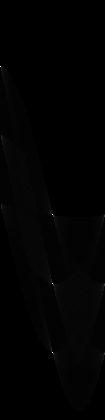
%> input picture ps1/output/ps1-2-a-1.png, 105 x 420 px, shrunk from 180 x 723 before the run, given in place of ps1-input0.png, which was not available
$ octave ps1.m   (GNU Octave 9; MATLAB toolbox functions it lacks are replaced by stand-ins)
%> lines starting %> are read from the running program, lines starting %| are printed output that depends on the picture; in (x1, y1, x2, y2) boxes, pixels count from 0 and x2, y2 are one past the last pixel; in counts of white or black regions, pixels touching at a corner belong together; the program's own positions count from 1; pictures that were not available may be replaced by others from this repository, and a replacement may not be noted
### ps1/hough_lines_acc.m
function [H, theta, rho] = hough_lines_acc(BW, varargin)
    % Compute Hough accumulator array for finding lines.
    %
    % BW: Binary (black and white) image containing edge pixels
    % RhoResolution (optional): Difference between successive rho values, in pixels
    % Theta (optional): Vector of theta values to use, in degrees
    %
    % Please see the Matlab documentation for hough():
    % http://www.mathworks.com/help/images/ref/hough.html
    % Your code should imitate the Matlab implementation.
    %
    % Pay close attention to the coordinate system specified in the assignment.
    % Note: Rows of H should correspond to values of rho, columns those of theta.

    %% Parse input arguments
    p = inputParser;
    p.addParameter('RhoResolution', 1);
    p.addParameter('Theta', linspace(-90, 89, 180));
    p.parse(varargin{:});

    rhoStep = p.Results.RhoResolution;
    theta = p.Results.Theta;

    %% TODO: Your code here
    D = sqrt((size(BW,1) - 1)^2 + (size(BW,2) - 1)^2);
    nrho = 2*(ceil(D/rhoStep)) + 1;
    ntheta = length(theta);

    H = zeros(nrho,ntheta);
    diagonal = rhoStep*ceil(D/rhoStep);
    rho = -diagonal:rhoStep:diagonal;

    [r c] = find(BW > 0);

    for i = 1:size(r,1);
      for k = 1:ntheta
        a = theta(k);
        d = int32((c(i)*cos(a*pi/180) + r(i)*sin(a*pi/180) + diagonal)/rhoStep);
        H(d,a + 91) = H(d,a + 91) + 1;
      endfor
    endfor

endfunction

### ps1/hough_peaks.m
function peaks = hough_peaks(H, varargin)
    % Find peaks in a Hough accumulator array.
    %
    % Threshold (optional): Threshold at which values of H are considered to be peaks
    % NHoodSize (optional): Size of the suppression neighborhood, [M N]
    %
    % Please see the Matlab documentation for houghpeaks():
    % http://www.mathworks.com/help/images/ref/houghpeaks.html
    % Your code should imitate the matlab implementation.

    %% Parse input arguments
    p = inputParser;
    p.addOptional('numpeaks', 1, @isnumeric);
    p.addParamValue('Threshold', 0.5 * max(H(:)));
    p.addParamValue('NHoodSize', floor(size(H) / 100.0) * 2 + 1);  % odd values >= size(H)/50
    p.parse(varargin{:});

    numpeaks = p.Results.numpeaks;
    threshold = p.Results.Threshold;
    nHoodSize = p.Results.NHoodSize;

    % TODO: Your code here
    halfWinWidth = int32((nHoodSize(1) - 1)/2);
    dummyH = zeros(size(H,1) + 2*halfWinWidth, size(H,2) + 2*halfWinWidth);
    dummyH(halfWinWidth + 1 : size(dummyH,1) - halfWinWidth, halfWinWidth + 1 : size(dummyH,2) - halfWinWidth) = H;
    minIdx = 1;
    peaksCell = {};

    for i = halfWinWidth + 1 : size(dummyH,1) - halfWinWidth
      for j = halfWinWidth + 1 : size(dummyH,2) - halfWinWidth
        patch = dummyH(i-halfWinWidth:i+halfWinWidth,j-halfWinWidth:j+halfWinWidth);
        maxVal = max(patch(:));

        if (maxVal < threshold)
          continue
        endif

        %maintain the peaks list
        if (dummyH(i,j) == maxVal)
          if (size(peaksCell,1) == 0)
            peaksCell(1, 1) = [i j];
            minIdx = 1;
          else if (size(peaksCell,1) > 0 && size(peaksCell,1)  < numpeaks)
            peaksCell(size(peaksCell,1) + 1, 1) = [i j];
            if (dummyH(i,j) < dummyH(peaksCell{minIdx, 1}(1), peaksCell{minIdx, 1}(2)))
              minIdx = size(peaksCell,1);
            endif
          else
            if (dummyH(i,j) > dummyH(peaksCell{minIdx,1}(1), peaksCell{minIdx,1}(2)))
              peaksCell(minIdx,1) = [i j];
              minInPeaks = 10000000;
              for k = 1:size(peaksCell,1)
                if (minInPeaks > dummyH(peaksCell{k,1}(1), peaksCell{k,1}(2)))
                  minInPeaks = dummyH(peaksCell{k,1}(1), peaksCell{k,1}(2));
                  minIdx = k;
                endif
              endfor
            endif
          endif

        endif
        endif
      endfor
    endfor

    for k = 1:size(peaksCell,1)
      peaksCell{k,1} = peaksCell{k,1} - halfWinWidth;
    endfor

    peaks = cell2mat(peaksCell);

endfunction

### ps1/hough_lines_draw.m
function hough_lines_draw(img, outfile, peaks, rho, theta)
    % Draw lines found in an image using Hough transform.
    %
    % img: Image on top of which to draw lines
    % outfile: Output image filename to save plot as
    % peaks: Qx2 matrix containing row, column indices of the Q peaks found in accumulator
    % rho: Vector of rho values, in pixels
    % theta: Vector of theta values, in degrees

    % TODO: Your code here
    hold ("on");
    imshow(img);
    for i = 1:size(peaks, 1)
      d = rho(round(peaks(i,1)));
      a = theta(round(peaks(i,2)))*(pi/180);
      if(sin(a) == 0)
        x0 = d;
        y0 = 0;

        x1 = d;
        y1 = size(img,1);
      else
        x0 = 0;
        y0 = d/sin(a);

        x1 = size(img,2);
        y1 = (d - size(img,2)*cos(a))/sin(a);
      endif
      plot([x0 + 1 x1 + 1],[y0 - 1 y1 - 1],"g");
    endfor
    saveas(3, fullfile('output', outfile), "png");

endfunction

### ps1/ps1.m
% ps1
pkg load image;  % Octave only

%% 1-a
img = imread(fullfile('input', 'ps1-input0.png'));  % already grayscale
%> img is the input picture: size 420x105 uint16; min 0, max 65535, mean 545.8
%% TODO: Compute edge image img_edges
img_edges = edge(img, 'Canny');
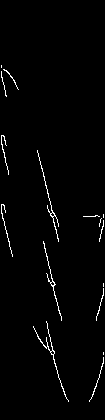
%> img_edges: size 420x105 logical; 1.6% white in thin lines or dots, all inside (x1, y1, x2, y2) = (1, 65, 104, 402)
%imshow(img_edges);
%imwrite(img_edges, fullfile('output', 'ps1-1-a-1.png'));  % save as output/ps1-1-a-1.png

%% 2-a
[H, theta, rho] = hough_lines_acc(img_edges);  % defined in hough_lines_acc.m
%> in hough_lines_acc, `[r c] = find(BW > 0);`: r = 724 values from 66 to 402; c = 724 values from 2 to 104
%> after the loop in hough_lines_acc, `for i = 1:size(r,1);`:
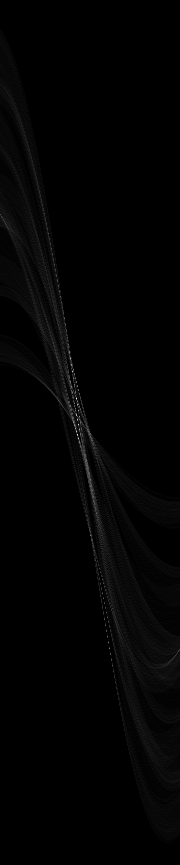
%> H: size 865x180 double; min 0, max 71, mean 0.8; drawn with min black and max white
%> theta = 180 values from -90 to 89; rho = 865 values from -432 to 432
%H = houghtf(img_edges);
Himg = mat2gray(H);

%[row col] = immaximas(H,1,100)


imshow(Himg, [0,1]);

%% TODO: Plot/show accumulator array H, save as output/ps1-2-a-1.png

%% 2-b
peaks = hough_peaks(H, 10)  % defined in hough_peaks.m
%> in hough_peaks, `dummyH(halfWinWidth + 1 : size(dummyH,1) - halfWinWidth, halfWinWidth ..`:
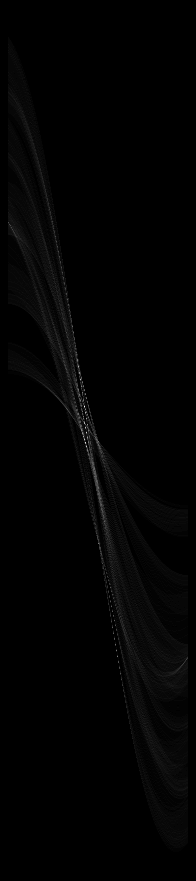
%> dummyH: size 881x196 double; min 0, max 71, mean 0.8; drawn with min black and max white
%> after the loop in hough_peaks, `for i = halfWinWidth + 1 : size(dummyH,1) - halfWinWidth`: minIdx = 1; peaksCell = {[367 79], [380 81], [407 85], [433 87], [443 86]}
%> the loop in hough_peaks, `for k = 1:size(peaksCell,1)` made 5 passes
%> after the loop in hough_peaks, `for k = 1:size(peaksCell,1)`: peaksCell = {[359 71], [372 73], [399 77], [425 79], [435 78]}
%> in hough_peaks, `peaks = cell2mat(peaksCell);`: peaks = [359 71; 372 73; 399 77; 425 79; 435 78]
%> peaks = [359 71; 372 73; 399 77; 425 79; 435 78]
%% TODO: Highlight peak locations on accumulator array, save as output/ps1-2-b-1.png

for i = 1:size(peaks,1)
  rectangle("Position", [round(peaks(i,2) - 5) round(peaks(i,1) - 5) 10 10], "EdgeColor", 'green');
endfor
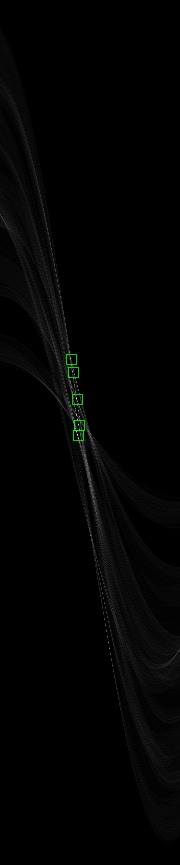
%> figure redrawn from the program's plot data
%print -dpng -color ps1-2-b-1.png
figure;
%% TODO: Rest of your code here
hough_lines_draw(img, "ps1-2-c-1.png", peaks, rho, theta);
%> the loop in hough_lines_draw, `for i = 1:size(peaks, 1)` made 5 passes
%> (d, a, y0, y1) on passes 1 to 5: (-74, -0.349, 216.4, 504.8), (-61, -0.314, 197.4, 520.6), (-34, -0.244, 140.5, 561.7), (-8, -0.209, 38.48, 532.5), (2, -0.227, -8.89, 445.9)
%> after the loop in hough_lines_draw, `for i = 1:size(peaks, 1)`:
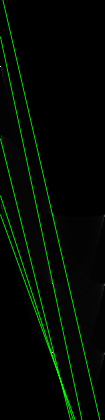
%> figure redrawn from the program's plot data
